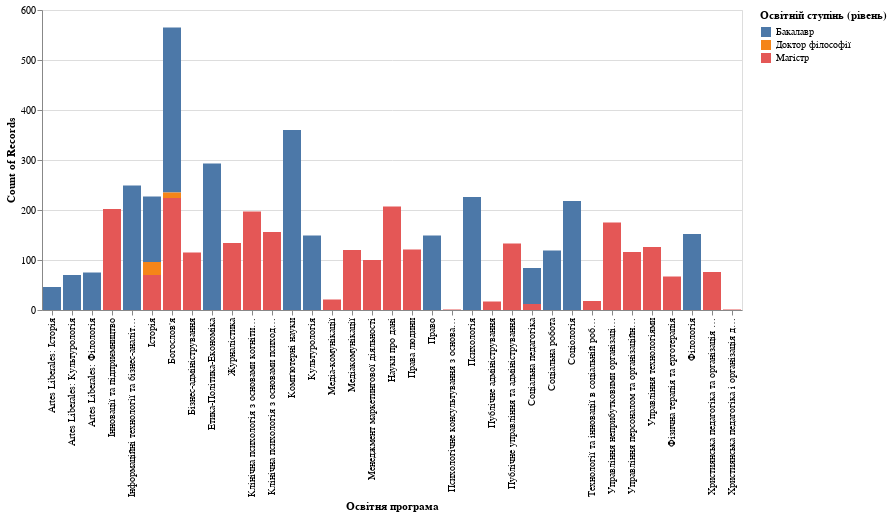

The notebook cell saved with this chart:
### Code cell
porgramsData = cleaned_df[["Освітня програма","Освітній ступінь (рівень)"]].copy()

programs = alt.Chart(cleaned_df).mark_bar().encode(
    x= "Освітня програма:O",
    y= "count(Освітня програма):Q",
    color = "Освітній ступінь (рівень)",
    tooltip=[alt.Tooltip("Освітня програма"),alt.Tooltip("Освітній ступінь (рівень)"),alt.Tooltip("count(Освітня програма)",title="кількість")]).transform_filter("datum['Освітня програма'] != null")
programs

### Figure 1 — Vega specification as saved in the notebook (floating-point values rounded to 4 significant figures)
{"$schema": "https://vega.github.io/schema/vega/v5.json", "data": [{"name": "source_0", "values": [{"__count": 360, "__count_end": 360.0, "__count_start": 0.0, "Освітня програма": "Комп'ютерні науки", "Освітній ступінь (рівень)": "Бакалавр"}, {"__count": 218, "__count_end": 218.0, "__count_start": 0.0, "Освітня програма": "Соціологія", "Освітній ступінь (рівень)": "Бакалавр"}, {"__count": 249, "__count_end": 249.0, "__count_start": 0.0, "Освітня програма": "Інформаційні технології та бізнес-аналітика", "Освітній ступінь (рівень)": "Бакалавр"}, {"__count": 226, "__count_end": 226.0, "__count_start": 0.0, "Освітня програма": "Психологія", "Освітній ступінь (рівень)": "Бакалавр"}, {"__count": 149, "__count_end": 149.0, "__count_start": 0.0, "Освітня програма": "Право", "Освітній ступінь (рівень)": "Бакалавр"}, {"__count": 330, "__count_end": 565.0, "__count_start": 235.0, "Освітня програма": "Богослов'я", "Освітній ступінь (рівень)": "Бакалавр"}, {"__count": 293, "__count_end": 293.0, "__count_start": 0.0, "Освітня програма": "Етика-Політика-Економіка", "Освітній ступінь (рівень)": "Бакалавр"}, {"__count": 119, "__count_end": 119.0, "__count_start": 0.0, "Освітня програма": "Соціальна робота", "Освітній ступінь (рівень)": "Бакалавр"}, {"__count": 75, "__count_end": 75.0, "__count_start": 0.0, "Освітня програма": "Artes Liberales: Філологія", "Освітній ступінь (рівень)": "Бакалавр"}, {"__count": 70, "__count_end": 70.0, "__count_start": 0.0, "Освітня програма": "Artes Liberales: Культурологія", "Освітній ступінь (рівень)": "Бакалавр"}, {"__count": 46, "__count_end": 46.0, "__count_start": 0.0, "Освітня програма": "Artes Liberales: Історія", "Освітній ступінь (рівень)": "Бакалавр"}, {"__count": 152, "__count_end": 152.0, "__count_start": 0.0, "Освітня програма": "Філологія", "Освітній ступінь (рівень)": "Бакалавр"}, {"__count": 131, "__count_end": 227.0, "__count_start": 96.0, "Освітня програма": "Історія", "Освітній ступінь (рівень)": "Бакалавр"}, {"__count": 149, "__count_end": 149.0, "__count_start": 0.0, "Освітня програма": "Культурологія", "Освітній ступінь (рівень)": "Бакалавр"}, {"__count": 72, "__count_end": 84.0, "__count_start": 12.0, "Освітня програма": "Соціальна педагогіка", "Освітній ступінь (рівень)": "Бакалавр"}, {"__count": 202, "__count_end": 202.0, "__count_start": 0.0, "Освітня програма": "Інновації та підприємництво", "Освітній ступінь (рівень)": "Магістр"}, {"__count": 126, "__count_end": 126.0, "__count_start": 0.0, "Освітня програма": "Управління технологіями", "Освітній ступінь (рівень)": "Магістр"}, {"__count": 115, "__count_end": 115.0, "__count_start": 0.0, "Освітня програма": "Бізнес-адміністрування", "Освітній ступінь (рівень)": "Магістр"}, {"__count": 116, "__count_end": 116.0, "__count_start": 0.0, "Освітня програма": "Управління персоналом та організаційний розвиток", "Освітній ступінь (рівень)": "Магістр"}, {"__count": 120, "__count_end": 120.0, "__count_start": 0.0, "Освітня програма": "Медіакомунікації", "Освітній ступінь (рівень)": "Магістр"}, {"__count": 100, "__count_end": 100.0, "__count_start": 0.0, "Освітня програма": "Менеджмент маркетингової діяльності", "Освітній ступінь (рівень)": "Магістр"}, {"__count": 175, "__count_end": 175.0, "__count_start": 0.0, "Освітня програма": "Управління неприбутковими організаціями", "Освітній ступінь (рівень)": "Магістр"}, {"__count": 121, "__count_end": 121.0, "__count_start": 0.0, "Освітня програма": "Права людини", "Освітній ступінь (рівень)": "Магістр"}, {"__count": 67, "__count_end": 67.0, "__count_start": 0.0, "Освітня програма": "Фізична терапія та ерготерапія", "Освітній ступінь (рівень)": "Магістр"}, {"__count": 76, "__count_end": 76.0, "__count_start": 0.0, "Освітня програма": "Християнська педагогіка та організація дозвілля", "Освітній ступінь (рівень)": "Магістр"}, {"__count": 224, "__count_end": 224.0, "__count_start": 0.0, "Освітня програма": "Богослов'я", "Освітній ступінь (рівень)": "Магістр"}, {"__count": 207, "__count_end": 207.0, "__count_start": 0.0, "Освітня програма": "Науки про дані", "Освітній ступінь (рівень)": "Магістр"}, {"__count": 197, "__count_end": 197.0, "__count_start": 0.0, "Освітня програма": "Клінічна психологія з основами когнітивно-поведінкової терапії", "Освітній ступінь (рівень)": "Магістр"}, {"__count": 156, "__count_end": 156.0, "__count_start": 0.0, "Освітня програма": "Клінічна психологія з основами психодинамічної терапії", "Освітній ступінь (рівень)": "Магістр"}, {"__count": 133, "__count_end": 133.0, "__count_start": 0.0, "Освітня програма": "Публічне управління та адміністрування", "Освітній ступінь (рівень)": "Магістр"}, {"__count": 134, "__count_end": 134.0, "__count_start": 0.0, "Освітня програма": "Журналістика", "Освітній ступінь (рівень)": "Магістр"}, {"__count": 18, "__count_end": 18.0, "__count_start": 0.0, "Освітня програма": "Технології та інновації в соціальній роботі", "Освітній ступінь (рівень)": "Магістр"}, {"__count": 70, "__count_end": 70.0, "__count_start": 0.0, "Освітня програма": "Історія", "Освітній ступінь (рівень)": "Магістр"}, {"__count": 1, "__count_end": 1.0, "__count_start": 0.0, "Освітня програма": "Психологічне консультування з основами психодинамічної терапії", "Освітній ступінь (рівень)": "Магістр"}, {"__count": 1, "__count_end": 1.0, "__count_start": 0.0, "Освітня програма": "Християнська педагогіка і організація дозвілля", "Освітній ступінь (рівень)": "Магістр"}, {"__count": 21, "__count_end": 21.0, "__count_start": 0.0, "Освітня програма": "Медіа-комунікації", "Освітній ступінь (рівень)": "Магістр"}, {"__count": 17, "__count_end": 17.0, "__count_start": 0.0, "Освітня програма": "Публічне адміністрування", "Освітній ступінь (рівень)": "Магістр"}, {"__count": 12, "__count_end": 12.0, "__count_start": 0.0, "Освітня програма": "Соціальна педагогіка", "Освітній ступінь (рівень)": "Магістр"}, {"__count": 11, "__count_end": 235.0, "__count_start": 224.0, "Освітня програма": "Богослов'я", "Освітній ступінь (рівень)": "Доктор філософії"}, {"__count": 26, "__count_end": 96.0, "__count_start": 70.0, "Освітня програма": "Історія", "Освітній ступінь (рівень)": "Доктор філософії"}]}, {"name": "source_0_x_domain_Освітня програма", "values": [{"Освітня програма": "Комп'ютерні науки"}, {"Освітня програма": "Соціологія"}, {"Освітня програма": "Інформаційні технології та бізнес-аналітика"}, {"Освітня програма": "Психологія"}, {"Освітня програма": "Право"}, {"Освітня програма": "Богослов'я"}, {"Освітня програма": "Етика-Політика-Економіка"}, {"Освітня програма": "Соціальна робота"}, {"Освітня програма": "Artes Liberales: Філологія"}, {"Освітня програма": "Artes Liberales: Культурологія"}, {"Освітня програма": "Artes Liberales: Історія"}, {"Освітня програма": "Філологія"}, {"Освітня програма": "Історія"}, {"Освітня програма": "Культурологія"}, {"Освітня програма": "Соціальна педагогіка"}, {"Освітня програма": "Інновації та підприємництво"}, {"Освітня програма": "Управління технологіями"}, {"Освітня програма": "Бізнес-адміністрування"}, {"Освітня програма": "Управління персоналом та організаційний розвиток"}, {"Освітня програма": "Медіакомунікації"}, {"Освітня програма": "Менеджмент маркетингової діяльності"}, {"Освітня програма": "Управління неприбутковими організаціями"}, {"Освітня програма": "Права людини"}, {"Освітня програма": "Фізична терапія та ерготерапія"}, {"Освітня програма": "Християнська педагогіка та організація дозвілля"}, {"Освітня програма": "Науки про дані"}, {"Освітня програма": "Клінічна психологія з основами когнітивно-поведінкової терапії"}, {"Освітня програма": "Клінічна психологія з основами психодинамічної терапії"}, {"Освітня програма": "Публічне управління та адміністрування"}, {"Освітня програма": "Журналістика"}, {"Освітня програма": "Технології та інновації в соціальній роботі"}, {"Освітня програма": "Психологічне консультування з основами психодинамічної терапії"}, {"Освітня програма": "Християнська педагогіка і організація дозвілля"}, {"Освітня програма": "Медіа-комунікації"}, {"Освітня програма": "Публічне адміністрування"}]}, {"name": "source_0_color_domain_Освітній ступінь (рівень)", "values": [{"Освітній ступінь (рівень)": "Бакалавр"}, {"Освітній ступінь (рівень)": "Магістр"}, {"Освітній ступінь (рівень)": "Доктор філософії"}]}], "signals": [{"name": "x_step", "value": 20}, {"name": "width", "update": "bandspace(domain('x').length, 0.1, 0.05) * x_step"}], "marks": [{"type": "rect", "name": "marks", "from": {"data": "source_0"}, "encode": {"update": {"x": {"field": "Освітня програма", "scale": "x"}, "tooltip": {"signal": "{\"Освітня програма\": isValid(datum[\"Освітня програма\"]) ? datum[\"Освітня програма\"] : \"\"+datum[\"Освітня програма\"], \"Освітній ступінь (рівень)\": isValid(datum[\"Освітній ступінь (рівень)\"]) ? datum[\"Освітній ступінь (рівень)\"] : \"\"+datum[\"Освітній ступінь (рівень)\"], \"кількість\": format(datum[\"__count\"], \"\")}"}, "y": {"field": "__count_end", "scale": "y"}, "fill": {"field": "Освітній ступінь (рівень)", "scale": "color"}, "description": {"signal": "\"Освітня програма: \" + (isValid(datum[\"Освітня програма\"]) ? datum[\"Освітня програма\"] : \"\"+datum[\"Освітня програма\"]) + \"; Count of Records: \" + (format(datum[\"__count\"], \"\")) + \"; Освітній ступінь (рівень): \" + (isValid(datum[\"Освітній ступінь (рівень)\"]) ? datum[\"Освітній ступінь (рівень)\"] : \"\"+datum[\"Освітній ступінь (рівень)\"]) + \"; кількість: \" + (format(datum[\"__count\"], \"\"))"}, "width": {"signal": "max(0.25, bandwidth('x'))"}, "y2": {"field": "__count_start", "scale": "y"}, "ariaRoleDescription": {"value": "bar"}}}, "style": ["bar"]}], "scales": [{"name": "x", "type": "band", "domain": {"data": "source_0_x_domain_Освітня програма", "field": "Освітня програма", "sort": true}, "range": {"step": {"signal": "x_step"}}, "paddingOuter": 0.05, "paddingInner": 0.1}, {"name": "y", "type": "linear", "domain": {"fields": ["__count_start", "__count_end"], "data": "source_0"}, "range": [{"signal": "height"}, 0], "zero": true, "nice": true}, {"name": "color", "type": "ordinal", "domain": {"data": "source_0_color_domain_Освітній ступінь (рівень)", "field": "Освітній ступінь (рівень)", "sort": true}, "range": "category"}], "axes": [{"scale": "y", "orient": "left", "zindex": 0, "grid": true, "labels": false, "maxExtent": 0, "ticks": false, "domain": false, "aria": false, "tickCount": {"signal": "ceil(height/40)"}, "minExtent": 0, "gridScale": "x"}, {"scale": "x", "labelBaseline": "middle", "zindex": 0, "grid": false, "title": "Освітня програма", "orient": "bottom", "labelAlign": "right", "labelAngle": 270}, {"scale": "y", "tickCount": {"signal": "ceil(height/40)"}, "grid": false, "orient": "left", "labelOverlap": true, "zindex": 0, "title": "Count of Records"}], "legends": [{"fill": "color", "symbolType": "square", "title": "Освітній ступінь (рівень)"}], "padding": 5, "style": "cell", "background": "white", "height": 300}
